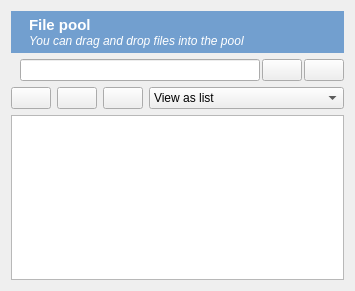
<?xml version="1.0" encoding="UTF-8"?>
<ui version="4.0">
 <class>Form</class>
 <widget class="QWidget" name="Form">
  <property name="geometry">
   <rect>
    <x>0</x>
    <y>0</y>
    <width>355</width>
    <height>291</height>
   </rect>
  </property>
  <property name="acceptDrops">
   <bool>true</bool>
  </property>
  <property name="windowTitle">
   <string>Form</string>
  </property>
  <layout class="QVBoxLayout" name="verticalLayout">
   <item>
    <widget class="QWidget" name="widget" native="true">
     <property name="styleSheet">
      <string notr="true">background-color: #729fcf;
color: rgb(255, 255, 255);</string>
     </property>
     <layout class="QHBoxLayout" name="horizontalLayout">
      <property name="margin">
       <number>5</number>
      </property>
      <item>
       <widget class="QLabel" name="label_pool">
        <property name="sizePolicy">
         <sizepolicy hsizetype="Fixed" vsizetype="Preferred">
          <horstretch>0</horstretch>
          <verstretch>0</verstretch>
         </sizepolicy>
        </property>
        <property name="text">
         <string/>
        </property>
        <property name="pixmap">
         <pixmap>:/icons/pool_large.png</pixmap>
        </property>
       </widget>
      </item>
      <item>
       <widget class="QLabel" name="label_3">
        <property name="text">
         <string>&lt;!DOCTYPE HTML PUBLIC &quot;-//W3C//DTD HTML 4.0//EN&quot; &quot;http://www.w3.org/TR/REC-html40/strict.dtd&quot;&gt;
&lt;html&gt;&lt;head&gt;&lt;meta name=&quot;qrichtext&quot; content=&quot;1&quot; /&gt;&lt;style type=&quot;text/css&quot;&gt;
p, li { white-space: pre-wrap; }
&lt;/style&gt;&lt;/head&gt;&lt;body style=&quot; font-family:'Ubuntu'; font-size:9pt; font-weight:400; font-style:normal;&quot;&gt;
&lt;p style=&quot; margin-top:0px; margin-bottom:0px; margin-left:0px; margin-right:0px; -qt-block-indent:0; text-indent:0px;&quot;&gt;&lt;span style=&quot; font-size:11pt; font-weight:600;&quot;&gt;File pool&lt;/span&gt;&lt;/p&gt;
&lt;p style=&quot; margin-top:0px; margin-bottom:0px; margin-left:0px; margin-right:0px; -qt-block-indent:0; text-indent:0px;&quot;&gt;&lt;span style=&quot; font-style:italic;&quot;&gt;You can drag and drop files into the pool&lt;/span&gt;&lt;/p&gt;&lt;/body&gt;&lt;/html&gt;</string>
        </property>
       </widget>
      </item>
     </layout>
    </widget>
   </item>
   <item>
    <widget class="QWidget" name="widget_pool" native="true">
     <property name="sizePolicy">
      <sizepolicy hsizetype="Preferred" vsizetype="Fixed">
       <horstretch>0</horstretch>
       <verstretch>0</verstretch>
      </sizepolicy>
     </property>
     <layout class="QHBoxLayout" name="horizontalLayout_3">
      <property name="spacing">
       <number>2</number>
      </property>
      <property name="margin">
       <number>0</number>
      </property>
      <item>
       <widget class="QLabel" name="label_pool_search">
        <property name="text">
         <string/>
        </property>
        <property name="pixmap">
         <pixmap>:/icons/variable_inspector.png</pixmap>
        </property>
       </widget>
      </item>
      <item>
       <widget class="QLineEdit" name="edit_pool_filter">
        <property name="toolTip">
         <string>Enter a filter</string>
        </property>
       </widget>
      </item>
      <item>
       <widget class="QPushButton" name="button_pool_filter_clear">
        <property name="sizePolicy">
         <sizepolicy hsizetype="Minimum" vsizetype="Fixed">
          <horstretch>0</horstretch>
          <verstretch>0</verstretch>
         </sizepolicy>
        </property>
        <property name="toolTip">
         <string>Clear filter</string>
        </property>
        <property name="text">
         <string/>
        </property>
        <property name="icon">
         <iconset>
          <normaloff>:/icons/clear.png</normaloff>:/icons/clear.png</iconset>
        </property>
        <property name="iconSize">
         <size>
          <width>16</width>
          <height>16</height>
         </size>
        </property>
       </widget>
      </item>
      <item>
       <widget class="QPushButton" name="button_help_pool">
        <property name="toolTip">
         <string>Help</string>
        </property>
        <property name="text">
         <string/>
        </property>
        <property name="icon">
         <iconset>
          <normaloff>:/icons/help.png</normaloff>:/icons/help.png</iconset>
        </property>
        <property name="iconSize">
         <size>
          <width>16</width>
          <height>16</height>
         </size>
        </property>
       </widget>
      </item>
     </layout>
    </widget>
   </item>
   <item>
    <widget class="QWidget" name="widget_2" native="true">
     <layout class="QHBoxLayout" name="horizontalLayout_2">
      <property name="margin">
       <number>0</number>
      </property>
      <item>
       <widget class="QPushButton" name="button_pool_add">
        <property name="sizePolicy">
         <sizepolicy hsizetype="Minimum" vsizetype="Fixed">
          <horstretch>0</horstretch>
          <verstretch>0</verstretch>
         </sizepolicy>
        </property>
        <property name="toolTip">
         <string>Add file</string>
        </property>
        <property name="text">
         <string/>
        </property>
        <property name="icon">
         <iconset>
          <normaloff>:/icons/add.png</normaloff>:/icons/add.png</iconset>
        </property>
        <property name="iconSize">
         <size>
          <width>16</width>
          <height>16</height>
         </size>
        </property>
       </widget>
      </item>
      <item>
       <widget class="QPushButton" name="button_refresh">
        <property name="text">
         <string/>
        </property>
        <property name="icon">
         <iconset>
          <normaloff>:/icons/refresh.png</normaloff>:/icons/refresh.png</iconset>
        </property>
        <property name="iconSize">
         <size>
          <width>16</width>
          <height>16</height>
         </size>
        </property>
       </widget>
      </item>
      <item>
       <widget class="QPushButton" name="button_browse_pool">
        <property name="toolTip">
         <string>Open file pool in file manager</string>
        </property>
        <property name="text">
         <string/>
        </property>
        <property name="icon">
         <iconset>
          <normaloff>:/icons/browse.png</normaloff>:/icons/browse.png</iconset>
        </property>
        <property name="iconSize">
         <size>
          <width>16</width>
          <height>16</height>
         </size>
        </property>
       </widget>
      </item>
      <item>
       <widget class="QComboBox" name="combobox_view">
        <property name="sizePolicy">
         <sizepolicy hsizetype="Expanding" vsizetype="Fixed">
          <horstretch>0</horstretch>
          <verstretch>0</verstretch>
         </sizepolicy>
        </property>
        <item>
         <property name="text">
          <string>View as list</string>
         </property>
         <property name="icon">
          <iconset>
           <normaloff>:/icons/variable_inspector.png</normaloff>:/icons/variable_inspector.png</iconset>
         </property>
        </item>
        <item>
         <property name="text">
          <string>View as icons</string>
         </property>
         <property name="icon">
          <iconset>
           <normaloff>:/icons/variable_inspector.png</normaloff>:/icons/variable_inspector.png</iconset>
         </property>
        </item>
       </widget>
      </item>
     </layout>
    </widget>
   </item>
   <item>
    <widget class="QListWidget" name="list_pool">
     <property name="contextMenuPolicy">
      <enum>Qt::ActionsContextMenu</enum>
     </property>
     <property name="acceptDrops">
      <bool>true</bool>
     </property>
     <property name="alternatingRowColors">
      <bool>true</bool>
     </property>
     <property name="selectionMode">
      <enum>QAbstractItemView::ExtendedSelection</enum>
     </property>
     <property name="viewMode">
      <enum>QListView::ListMode</enum>
     </property>
     <property name="uniformItemSizes">
      <bool>true</bool>
     </property>
     <property name="wordWrap">
      <bool>true</bool>
     </property>
     <property name="selectionRectVisible">
      <bool>true</bool>
     </property>
     <property name="sortingEnabled">
      <bool>true</bool>
     </property>
    </widget>
   </item>
  </layout>
 </widget>
 <resources/>
 <connections>
  <connection>
   <sender>button_pool_filter_clear</sender>
   <signal>clicked()</signal>
   <receiver>edit_pool_filter</receiver>
   <slot>clear()</slot>
   <hints>
    <hint type="sourcelabel">
     <x>315</x>
     <y>25</y>
    </hint>
    <hint type="destinationlabel">
     <x>158</x>
     <y>25</y>
    </hint>
   </hints>
  </connection>
 </connections>
</ui>
